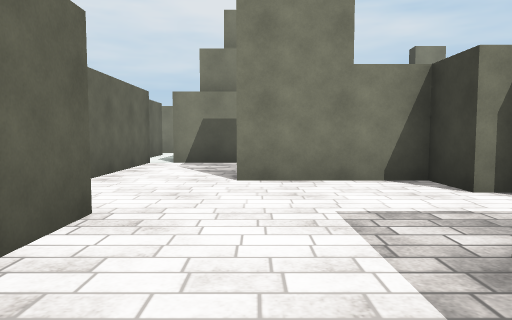
View 1 (above)

24 first-person views from a walk through a Unity game level. The camera is 1.2 m above the floor, tilts 4° down and sees 70° across. The floor is counted in squares, 2 m on a side. Each view is taken from the middle of a square. On the plan, view 1 faces up. The plan holds only what a view shows up to about 10 squares ahead; the rest is blank. The place goes on beyond the plan. The player is left out. Surface patterns are stand-ins for the level's own textures.

View 2
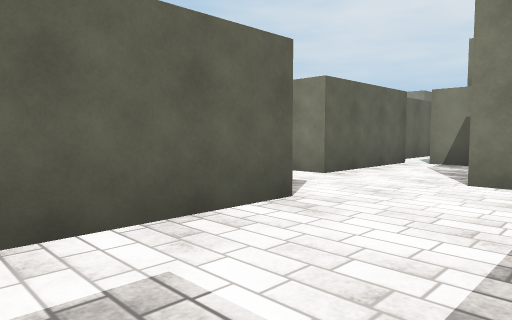

View 3
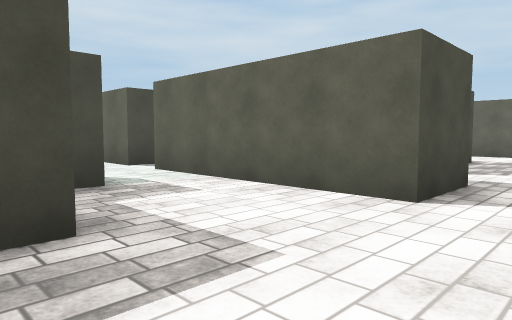

View 4
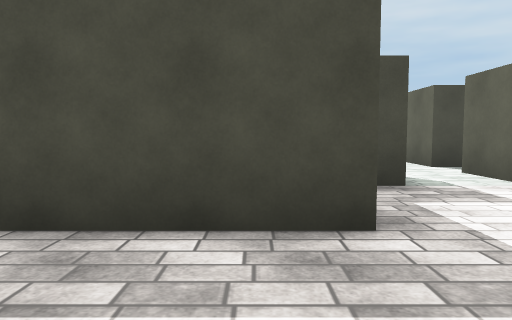

View 5
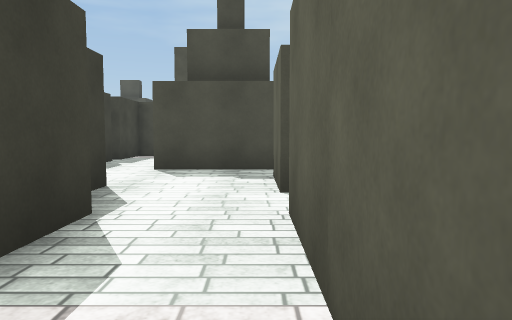

View 6
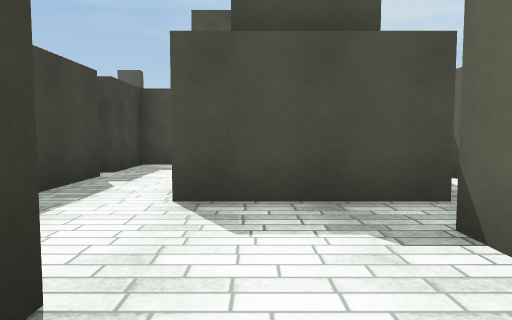

View 7
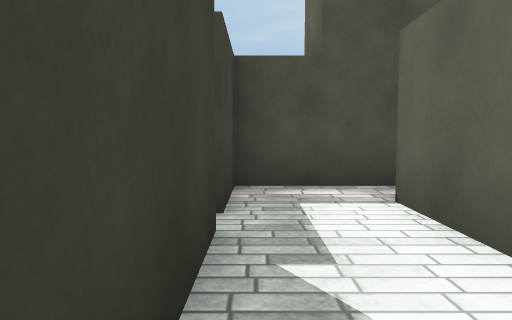

View 8
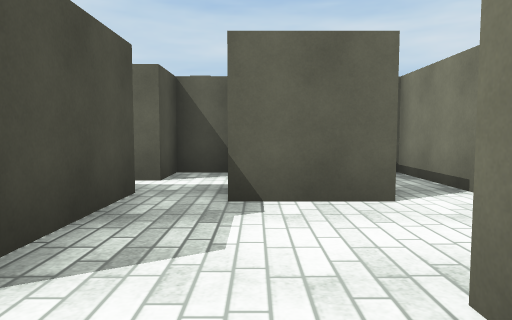

View 9
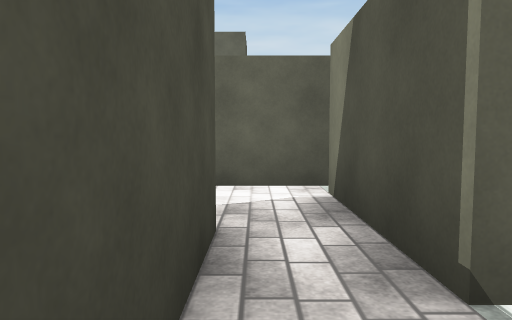

View 10
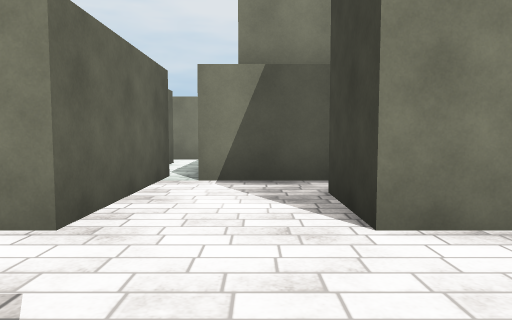

View 11
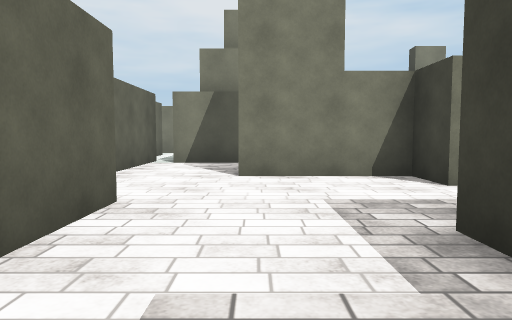

View 12
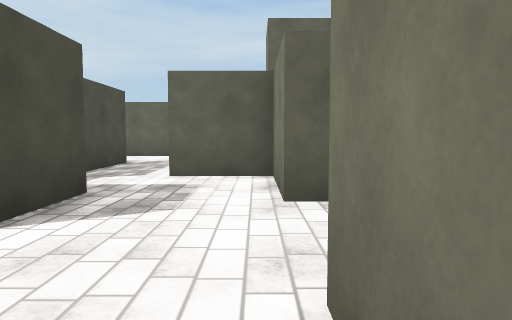

View 13
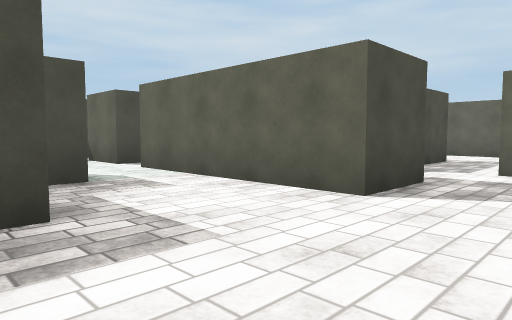

View 14
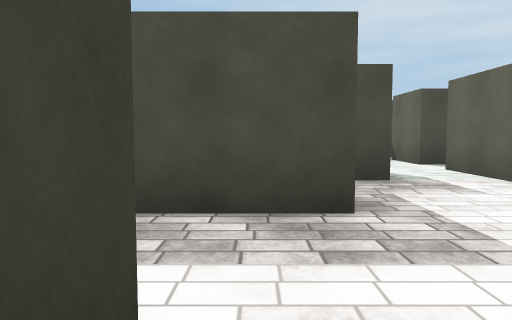

View 15
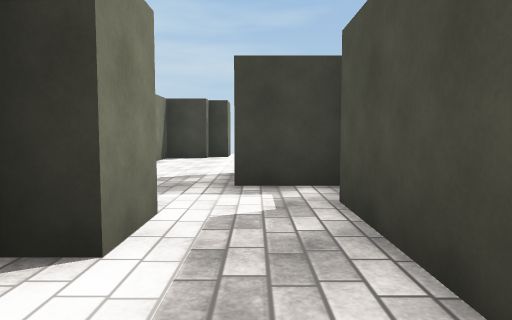

View 16
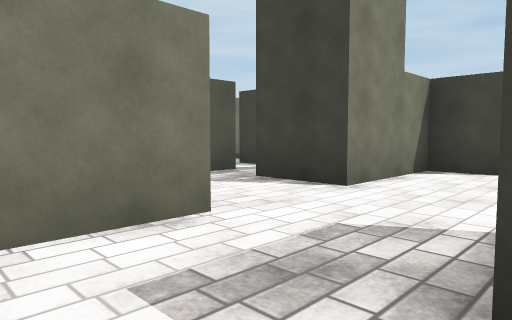

View 17
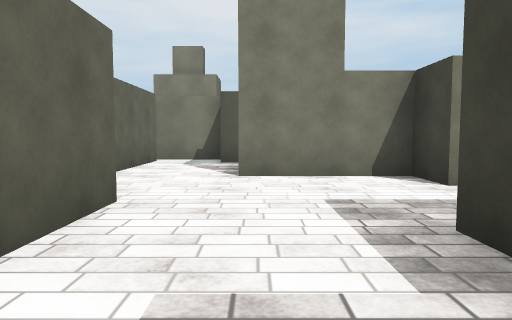

View 18
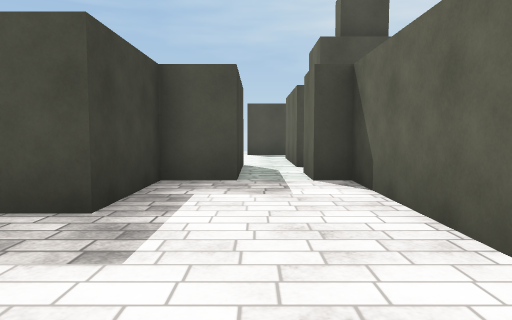

View 19
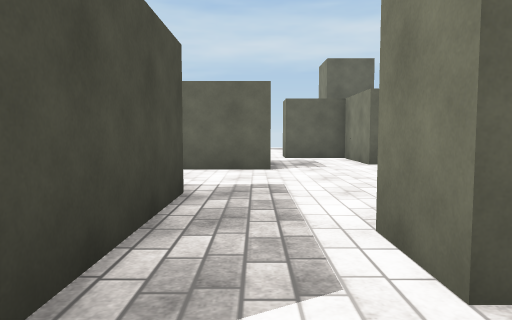

View 20
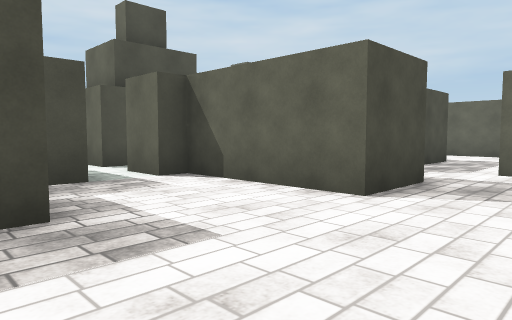

View 21
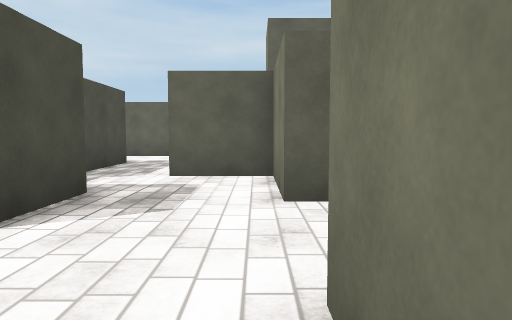

View 22
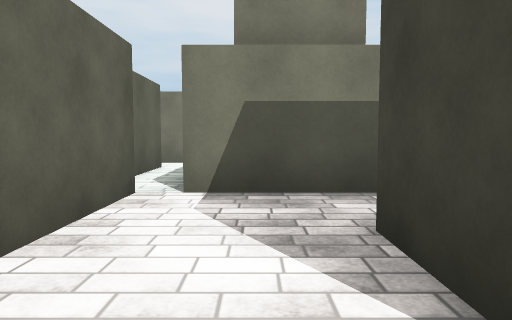

View 23
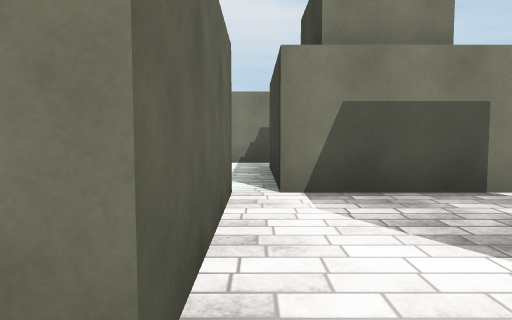

View 24
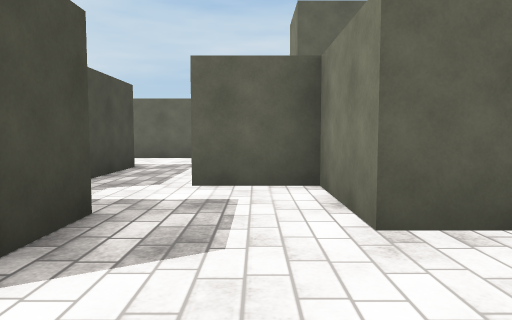

### Floor plan
Ten units are one square. View 1 is at (0, 0); x grows to the right and y downward. Boxes are objects, and circles mark ways between rooms. Rooms are numbered by the first view taken in them; rooms with no view inside come last. Other rooms are left out.
<svg viewBox="-135 -60 247 230">
<path fill="none" stroke="#000" d="M1 2 6 2M11 -18 36 -18M-29 -28 -13 -28 -13 18M-18 17 -38 17M2 18 2 8M-19 27 -13 27M-22 -48 -42 -48 -42 -32M7 32 7 28M28 -37 22 -37 22 -48 -2 -48M7 68 7 82 -6 82M22 72 22 52M-19 52 8 52M-2 92 22 92 22 78M-13 27 -13 42M-29 127 -13 127 -13 165M-22 107 -42 107 -42 122M13 142 13 137 42 137M1 157 8 157M22 118 22 107 -2 107M38 122 27 122 27 118M67 128 67 157 72 157 72 165M53 140 53 128M59 107 44 107M103 119 103 107 78 107M82 165 82 157 92 157 92 137 100 137M107 122 107 118M-109 127 -93 127 -93 157 -88 157 -88 165M-69 137 -40 137M-79 157 -72 157M-72 107 -82 107M-102 102 -102 107 -123 107 -123 122M-42 122 -52 122M-22 78 -22 107M-6 82 -18 82M-2 107 -2 92M-22 43 -30 43M-37 44 -37 52 -27 52 -27 71M82 82 72 82M58 78 58 102M72 73 55 73M78 107 78 92"/>
<circle cx="-5" cy="30" r="3" fill="#2a7"/>
<circle cx="-10" cy="50" r="3" fill="#2a7"/>
<circle cx="0" cy="90" r="3" fill="#2a7"/>
<circle cx="30" cy="130" r="3" fill="#2a7"/>
<circle cx="-50" cy="130" r="3" fill="#2a7"/>
<circle cx="-15" cy="100" r="3" fill="#2a7"/>
<circle cx="65" cy="100" r="3" fill="#2a7"/>
<text x="-10" y="-10">1</text>
<text x="10" y="60">2</text>
<text x="-10" y="130">3</text>
<text x="70" y="130">4</text>
<text x="-90" y="130">5</text>
<text x="-20" y="80">6</text>
<text x="70" y="90">7</text>
</svg>
Room 1 opens to room 2. Room 2 opens to room 6. Room 3 opens to room 4. Room 3 opens to room 5. Room 3 opens to room 6. Room 4 opens to room 7.

Where each view was taken, in squares from view 1:
view 1: 0 up, 0 right, facing up
view 2: 0 up, 1 right, facing up-left
view 3: 4 up, 2 right, facing down-left
view 4: 4 up, 2 right, facing down
view 5: 1 up, 1 left, facing down
view 6: 2 down, 0 right, facing down
view 7: 5 down, 2 right, facing down
view 8: 4 down, 2 right, facing left
view 9: 9 down, 2 right, facing left
view 10: 13 down, 1 left, facing up
view 11: 16 down, 0 right, facing up
view 12: 11 down, 1 right, facing left
view 13: 11 down, 2 right, facing down-left
view 14: 11 down, 2 right, facing down
view 15: 13 down, 1 right, facing right
view 16: 13 down, 4 right, facing up-right
view 17: 16 down, 8 right, facing up
view 18: 11 down, 8 right, facing down
view 19: 13 down, 3 left, facing left
view 20: 11 down, 6 left, facing down-left
view 21: 11 down, 7 left, facing left
view 22: 4 up, 1 left, facing up
view 23: 4 up, 2 left, facing up
view 24: 4 up, 0 right, facing left
